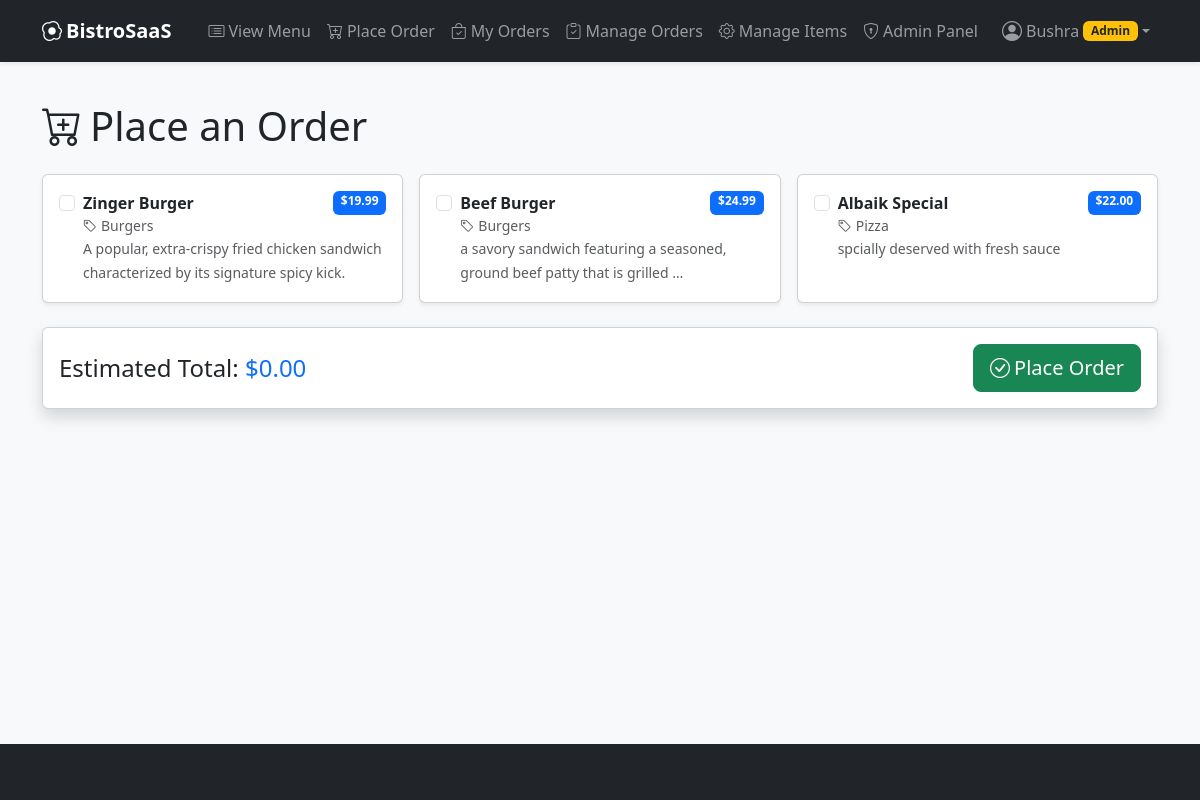
The page /order/place/ (signed in) on the database its author committed.
### ordering/models.py (models this page shows, shortened)
class MenuItem(models.Model):
    category = models.ForeignKey(
        Category, on_delete=models.CASCADE, related_name="items"
    )
    name = models.CharField(max_length=200)
    description = models.TextField(blank=True)
    price = models.DecimalField(max_digits=8, decimal_places=2)
    image = models.ImageField(upload_to="menu_items/", blank=True, null=True)
    is_available = models.BooleanField(default=True)

class Category(models.Model):
    name = models.CharField(max_length=100, unique=True)     # unique=True -> no duplicate names
    description = models.TextField(blank=True)
    class Meta:
        verbose_name_plural = "Categories"

### ordering/views.py (the view, shortened to what this page needs)
# urls.py: path("order/place/", views.place_order, name="place_order"),
@login_required  # only logged-in users can place orders
def place_order(request):
    available_items = MenuItem.objects.filter(is_available=True).select_related(
        "category"
    )
    return render(
        request, "ordering/place_order.html", {"items": available_items}
    )

### ordering/context_processors.py (called while the page is built)
def notifications(request):
    data = {}
    user = request.user
    if not user.is_authenticated:
        return data
    if user.is_superuser:
        data["pending_orders_count"] = Order.objects.filter(
            status=Order.Status.PENDING
        ).count()
    else:
        data["order_notification_count"] = Order.objects.filter(
            user=user, unseen_update=True
        ).count()
    return data

### ordering/templates/ordering/place_order.html (shortened to what this page needs)
{% extends "ordering/base.html" %}
{% block content %}
<h1 class="mb-4"><i class="bi bi-cart-plus me-2"></i>Place an Order</h1>
<form method="post" id="order-form">
    {% if items %}
        <div class="row g-3">
            {% for item in items %}
                <div class="col-sm-6 col-lg-4">
                    <div class="card h-100 shadow-sm">
                        <div class="card-body">
                            <div class="form-check">
                                <input class="form-check-input order-item" type="checkbox"
                                       name="items" value="{{ item.id }}"
                                       id="item-{{ item.id }}"
                                       data-price="{{ item.price }}">
                                <label class="form-check-label w-100" for="item-{{ item.id }}">
                                    <span class="d-flex justify-content-between">
                                        <strong>{{ item.name }}</strong>
                                        <span class="badge bg-primary">${{ item.price }}</span>
                                    </span>
                                    <small class="text-muted d-block">
                                        <i class="bi bi-tag me-1"></i>{{ item.category.name }}
                                    </small>
                                    <small class="text-muted">
                                        {{ item.description|truncatewords:12 }}
                                    </small>
                                </label>
                            </div>
                        </div>
                    </div>
                </div>
            {% endfor %}
        </div>
        <div class="card shadow mt-4 sticky-bottom">
            <div class="card-body d-flex justify-content-between align-items-center">
                <h4 class="mb-0">
                    Estimated Total:
                    <span class="text-primary">$<span id="order-total">0.00</span></span>
                </h4>
                <button type="submit" class="btn btn-success btn-lg">
                    <i class="bi bi-check-circle me-1"></i>Place Order
                </button>
            </div>
        </div>
    {% else %}
        <div class="alert alert-info">
            There are no items available to order right now.
        </div>
    {% endif %}
</form>
{% endblock %}

### ordering/templates/ordering/base.html (shortened to what this page needs)
{% load static %}
<!DOCTYPE html>
<html lang="en">
<head>
    <link
        href="https://cdn.jsdelivr.net/npm/bootstrap@5.3.3/dist/css/bootstrap.min.css"
        rel="stylesheet"
>
    <link
        rel="stylesheet"
        href="https://cdn.jsdelivr.net/npm/bootstrap-icons@1.11.3/font/bootstrap-icons.min.css">
</head>
<body class="bg-light">
    <nav class="navbar navbar-expand-lg navbar-dark bg-dark shadow-sm">
        <div class="container">
            <a class="navbar-brand fw-bold" href="{% url 'menu_list' %}">
                <i class="bi bi-egg-fried me-1"></i>BistroSaaS
            </a>
            <div class="collapse navbar-collapse" id="navbarNav">
                <ul class="navbar-nav ms-auto align-items-lg-center">
                    {% if user.is_authenticated %}
                        <li class="nav-item">
                            <a class="nav-link" href="{% url 'menu_list' %}">
                                <i class="bi bi-card-list me-1"></i>View Menu
                            </a>
                        </li>
                        <li class="nav-item">
                            <a class="nav-link" href="{% url 'place_order' %}">
                                <i class="bi bi-cart-plus me-1"></i>Place Order
                            </a>
                        </li>
                        <li class="nav-item">
                            <a class="nav-link position-relative" href="{% url 'my_orders' %}">
                                <i class="bi bi-bag-check me-1"></i>My Orders
                            </a>
                        </li>
                        {% if user.is_superuser %}
                            <li class="nav-item">
                                <a class="nav-link position-relative" href="{% url 'manage_orders' %}">
                                    <i class="bi bi-clipboard-check me-1"></i>Manage Orders
                                </a>
                            </li>
                            <li class="nav-item">
                                <a class="nav-link" href="{% url 'menu_item_add' %}">
                                    <i class="bi bi-gear me-1"></i>Manage Items
                                </a>
                            </li>
                            <li class="nav-item">
                                <a class="nav-link" href="/admin/">
                                    <i class="bi bi-shield-lock me-1"></i>Admin Panel
                                </a>
                            </li>
                        {% endif %}
                        <li class="nav-item dropdown ms-lg-2">
                            <a class="nav-link dropdown-toggle d-flex align-items-center" href="#"
                               id="profileDropdown" role="button" data-bs-toggle="dropdown"
                               aria-expanded="false">
                                <i class="bi bi-person-circle fs-5 me-1"></i>
                                <span>{{ user.username }}</span>
                                {% if user.is_superuser %}
                                    <span class="badge bg-warning text-dark ms-1">Admin</span>
                                {% else %}
                                    <span class="badge bg-info text-dark ms-1">Customer</span>
                                {% endif %}
                            </a>
                        </li>
                    {% endif %}
                </ul>
            </div>
        </div>
    </nav>
    <main class="container my-4">
        {% block content %}{% endblock %}
    </main>
    <footer class="bg-dark text-light py-3 mt-auto">
        <div class="container text-center">
            <span class="text-muted">
            </span>
        </div>
    </footer>
</body>
</html>

### ordering/templates/ordering/base.html (style rules this page uses)
html, body { height: 100%; }
body { display: flex; flex-direction: column; min-height: 100vh; }
main { flex: 1 0 auto; }
footer { flex-shrink: 0; }

### rows shown on the page
MenuItem: name "Zinger Burger", price "19.99", category.name "Burgers", description "A popular, extra-crispy fried chicken sandwich characterized by its signature spicy kick."
MenuItem: name "Beef Burger", price "24.99", category.name "Burgers", description "a savory sandwich featuring a seasoned, ground beef patty that is grilled …"
MenuItem: name "Albaik Special", price "22.00", category.name "Pizza", description "spcially deserved with fresh sauce"

### other values the page prints
{{ user.username }} "Bushra"
